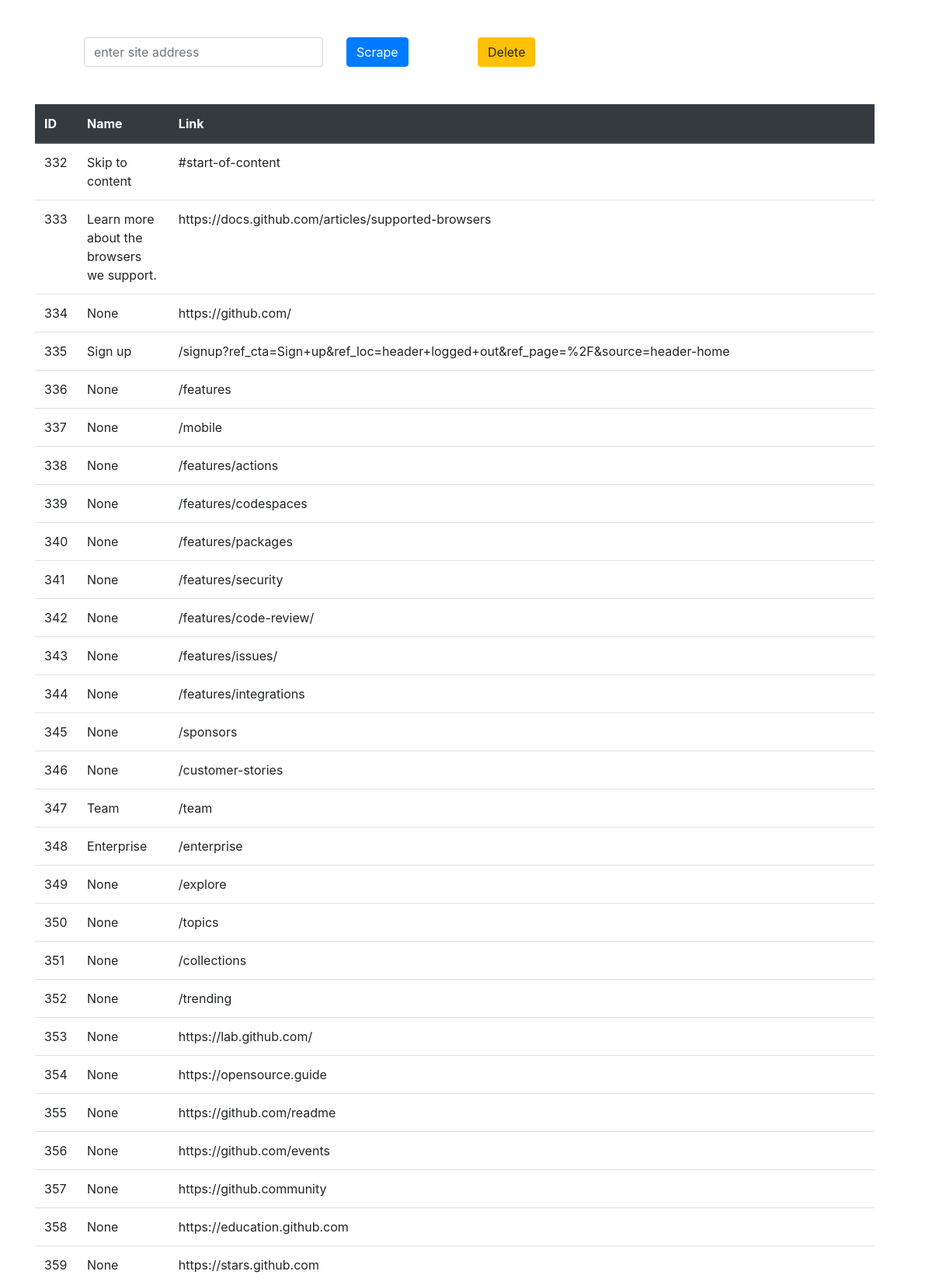
The page / (upper part) on the database its author committed.
### myapp/models.py (models this page shows, shortened)
class Link(models.Model):
    address = models.CharField(max_length=1000, null=True, blank=True)
    name = models.CharField(max_length=1000, null=True, blank= True)

### myapp/views.py (the view)
# urls.py: path('', views.scrape,name="scrape"),
def scrape(request):
    if request.method == "POST":
        site = request.POST.get('site','')
        page = requests.get(site)
        soup = BeautifulSoup(page.text, 'html.parser')
        for link in soup.find_all('a'):
            link_address = link.get('href')
            link_text = link.string
            Link.objects.create(address=link_address, name=link_text)
        return HttpResponseRedirect('/')
    else:
        data = Link.objects.all()
    return render(request, 'myapp/result.html', {'data': data})

### myapp/templates/myapp/result.html (shortened to what this page needs)
<!DOCTYPE html>
<html lang="en">
<head>
      <link rel="stylesheet" href="https://cdn.jsdelivr.net/npm/bootstrap@4.6.0/dist/css/bootstrap.min.css">
</head>
<body>
    <div class="container">
        <div class="row m-5">
            <div class="col-md-4">
                <form method="POST" action="/">
                    <input class="form-control" type="text" id="site" name="site" placeholder="enter site address"/>
                    </div>
                    <div class="col-md-2">
                        <button class="btn btn-primary" type="submit">Scrape</button>
                    </div>
                <div class="col-md-6">
                    <a class="btn btn-warning" href="/delete">Delete</a>
                </div>
        </div>
        <div class="row">
            <div class="col-md-8">
                     <table class="table">
                            <thead class="thead-dark">
                                <tr>
                                    <th class="col">ID</th>
                                    <th class="col">Name</th>
                                    <th class="col">Link</th>
                                </tr>
                            </thead>
                            <tbody>
                             {% for link in data %}
                                <tr>
                                       <td>{{link.id}}</td>
                                    <td>{{link.name}}</td>
                                    <td>{{link.address}}</td>
                                </tr>
                            {% endfor %}
                            </tbody>
                     </table>
            </div>
        </div>
    </div>
</body>
</html>

### rows shown on the page
Link: id "332", name "Skip to content", address "#start-of-content"
Link: id "333", name "Learn more about the browsers we support.", address "https://docs.github.com/articles/supported-browsers"
Link: id "334", name "None", address "https://github.com/"
Link: id "335", name "Sign up", address "/signup?ref_cta=Sign+up&ref_loc=header+logged+out&ref_page=%2F&source=header-home"
Link: id "336", name "None", address "/features"
Link: id "337", name "None", address "/mobile"
Link: id "338", name "None", address "/features/actions"
Link: id "339", name "None", address "/features/codespaces"
Link: id "340", name "None", address "/features/packages"
Link: id "341", name "None", address "/features/security"
Link: id "342", name "None", address "/features/code-review/"
Link: id "343", name "None", address "/features/issues/"
Link: id "344", name "None", address "/features/integrations"
Link: id "345", name "None", address "/sponsors"
Link: id "346", name "None", address "/customer-stories"
Link: id "347", name "Team", address "/team"
Link: id "348", name "Enterprise", address "/enterprise"
Link: id "349", name "None", address "/explore"
Link: id "350", name "None", address "/topics"
Link: id "351", name "None", address "/collections"
Link: id "352", name "None", address "/trending"
Link: id "353", name "None", address "https://lab.github.com/"
Link: id "354", name "None", address "https://opensource.guide"
Link: id "355", name "None", address "https://github.com/readme"
Link: id "356", name "None", address "https://github.com/events"
Link: id "357", name "None", address "https://github.community"
Link: id "358", name "None", address "https://education.github.com"
Link: id "359", name "None", address "https://stars.github.com"
